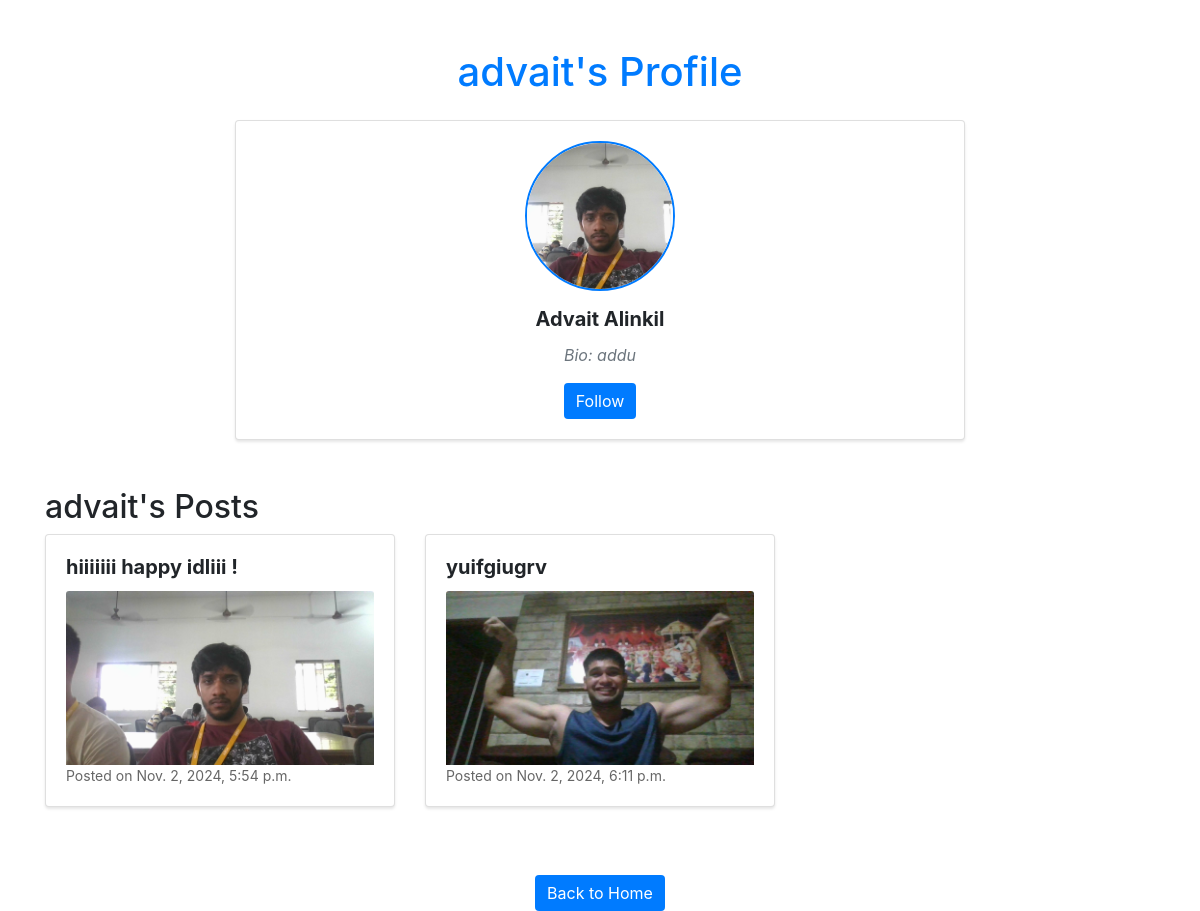
Page /user/6/ (signed in) on the committed database.
### accounts/models.py (models this page shows, shortened)
class Profile(models.Model):
    user = models.OneToOneField(User, on_delete=models.CASCADE)
    bio = models.TextField(blank=True)
    dob = models.DateField(null=True, blank=True)
    profile_picture = models.ImageField(default='default.jpg', upload_to='profile_pictures', blank=True, null=True)  # Use the new subdirectory

### home/models.py (models this page shows, shortened)
class Post(models.Model):
    user = models.ForeignKey(User, on_delete=models.CASCADE)
    content_image = models.ImageField(upload_to='post_images/', blank=True, null=True)  # Field for images
    content_video = models.FileField(upload_to='post_videos/', blank=True, null=True)  # Field for videos
    caption = models.TextField()
    created_at = models.DateTimeField(auto_now_add=True)

### home/views.py (the view)
# urls.py: path('user/<int:user_id>/', view_user, name='view_user'),
@login_required
def view_user(request, user_id):
    user = get_object_or_404(User, id=user_id)  # Fetch user by ID
    user_posts = Post.objects.filter(user=user)  # Get all posts by this user
    profile = get_object_or_404(Profile, user=user)
    is_following = Follow.objects.filter(user=request.user, following=user).exists()  # Check if current user follows this user
    context = {
        'user': user,
        'user_posts': user_posts,
        'profile': profile,
        'is_following': is_following,  # Pass follow status to the template
    }
    return render(request, 'view_user.html', context)

### home/templates/view_user.html (shortened to what this page needs)
<!DOCTYPE html>
<html lang="en">
<head>
    {% load static %}
    <link rel="stylesheet" href="{% static 'css/style.css' %}">
    <link rel="stylesheet" href="https://maxcdn.bootstrapcdn.com/bootstrap/4.5.2/css/bootstrap.min.css">
</head>
<body>
    <div class="container mt-5">
        <h1 class="text-center mb-4">{{ user.username }}'s Profile</h1>
        <div class="row justify-content-center">
            <div class="col-md-8">
                <div class="card mb-4">
                    <div class="card-body text-center">
                        {% if profile.profile_picture %}
                            <img src="{{ profile.profile_picture.url }}" alt="{{ user.username }}'s Profile Picture" class="profile-img mb-3">
                        {% else %}
                            <img src="{% static 'default_profile.png' %}" alt="Default Profile Picture" class="profile-img mb-3">
                        {% endif %}
                        <h5 class="card-title">{{ user.first_name }} {{ user.last_name }}</h5>
                        <p class="bio-text">Bio: {{ user.profile.bio }}</p>
                        <button id="follow-btn" class="btn btn-primary" data-user-id="{{ user.id }}">
                            {% if is_following %}
                                Following
                            {% else %}
                                Follow
                            {% endif %}
                        </button>
                    </div>
                </div>
            </div>
        </div>
        <h2 class="mt-4">{{ user.username }}'s Posts</h2>
        <div class="row">
            {% if user_posts %}
                {% for post in user_posts %}
                    <div class="col-md-4 mb-4">
                        <div class="card">
                            <div class="card-body">
                                <h5 class="card-title">{{ post.caption }}</h5>
                                {% if post.content_image %}
                                    <img src="{{ post.content_image.url }}" class="card-img-top" alt="Post Image">
                                {% elif post.content_video %}
                                    <video controls class="card-img-top">
                                        <source src="{{ post.content_video.url }}" type="video/mp4">
                                        Your browser does not support the video tag.
                                    </video>
                                {% endif %}
                                <p class="card-text">Posted on {{ post.created_at }}</p>
                            </div>
                        </div>
                    </div>
                {% endfor %}
            {% else %}
                <p class="col-md-12">No posts available.</p>
            {% endif %}
        </div>
        <div class="text-center mt-4">
            <a href="{% url 'home' %}" class="btn btn-primary">Back to Home</a>
        </div>
    </div>
</body>
</html>

### public/static/css/style.css (style rules this page uses)
.btn { padding: 10px 15px; font-size: 16px; border: none; border-radius: 5px; background-color: #007bff; color: white; text-decoration: none; transition: background-color 0.3s ease; }
.card { border: 1px solid #ddd; border-radius: 8px; box-shadow: 0 2px 3px rgba(0, 0, 0, 0.1); margin-bottom: 20px; overflow: hidden; }
.card-body { padding: 15px; }
.card-title { font-size: 20px; font-weight: bold; }
.card-text { font-size: 14px; color: #666; }
h1 { color: #007bff; margin-bottom: 20px; }
button { padding: 10px 15px; background-color: #007bff; color: white; border: none; border-radius: 4px; cursor: pointer; transition: background-color 0.3s; }
.container { max-width: 800px; margin: auto; }
.card-img-top { border-top-left-radius: 8px; border-top-right-radius: 8px; width: 100%; }
.profile-img { width: 150px; height: 150px; border-radius: 50%; object-fit: cover; }

### home/templates/view_user.html (style rules this page uses)
.profile-img { width: 150px; height: 150px; border-radius: 50%; object-fit: cover; border: 2px solid #007bff; }
.card { transition: transform 0.2s; }
.btn-primary { background-color: #007bff; border: none; }
.bio-text { font-style: italic; color: #6c757d; }

### rows in the picture
Profile: profile_picture (picture)
Post: caption "hiiiiiii happy idliii !", content_image (picture), created_at "Nov. 2, 2024, 5:54 p.m."
Post: caption "yuifgiugrv", content_image (picture), created_at "Nov. 2, 2024, 6:11 p.m."

### other values in the picture
{{ user.username }} "advait"
{{ user.first_name }} "Advait"
{{ user.last_name }} "Alinkil"
{{ user.profile.bio }} "addu"
